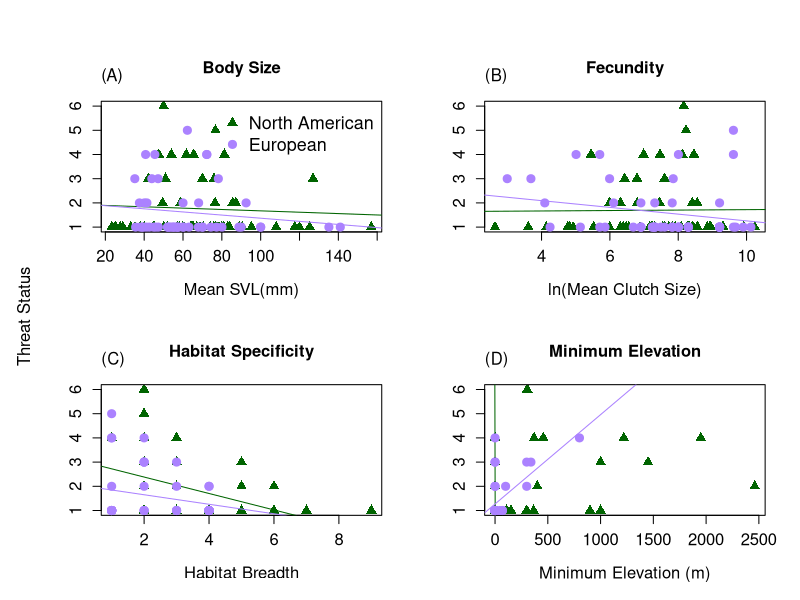
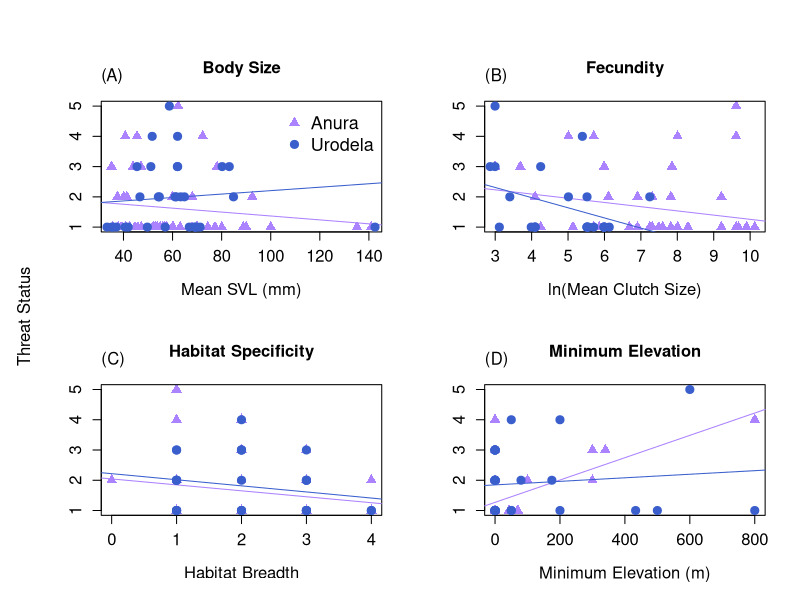

Reproduce these figures in R, in order. (Note: this script raises an error after producing the figures.)
# ENEC 395 Undergraduate Research 
# Alicia Wood
# 3/20/17
# Correlates of Extinction Risk in European and North American Amphibians



### Setting my working directory to the folder where all of my data and code are stored

setwd('~/Desktop/Extinction-Risk')

library(dplyr)
library(tidyr)



### Reading in raw data files

NAfrogs = read.table("NorthAmericanFrogs.txt", header=T, sep = '\t', quote = "\"")
NApaired = read.table("NorthAmericanFrogsPaired.txt", header=T, sep='\t', quote = "\"")
EuroAmphib = read.table("EuropeanAmphibians.txt", header=T, sep = '\t', quote = "\"", 
                        na.strings = "DD")
Taxonomy = read.table("Taxonomy.txt", header=T, sep = '\t', quote = "\"")



### Simplifying and preparing data for analysis

#Creating Habitat Breadth columns in both datasets
EuroAmphib$Forest <- apply(EuroAmphib[,c(123:131)], 1, sum)
EuroAmphib$Forest[EuroAmphib$Forest > 0] <- 1
EuroAmphib$Savanna <- apply(EuroAmphib[,c(132:133)], 1, sum)
EuroAmphib$Savanna[EuroAmphib$Savanna > 0] <- 1
EuroAmphib$Shrubland <- apply(EuroAmphib[,c(134:141)], 1, sum)
EuroAmphib$Shrubland[EuroAmphib$Shrubland > 0] <- 1
EuroAmphib$Grassland <- apply(EuroAmphib[,c(142:148)], 1, sum)
EuroAmphib$Grassland[EuroAmphib$Grassland > 0] <- 1
EuroAmphib$Wetlands <- apply(EuroAmphib[,c(149:164)], 1, sum)
EuroAmphib$Wetlands[EuroAmphib$Wetlands > 0] <- 1
EuroAmphib$RockyAreas[EuroAmphib$Habitat_RockyAreas_inland_cliffs_moutain_peaks == 1] <- 1
EuroAmphib$RockyAreas[EuroAmphib$Habitat_RockyAreas_inland_cliffs_moutain_peaks == 0] <- 0
EuroAmphib$Caves <- apply(EuroAmphib[,c(166:167)], 1, sum)
EuroAmphib$Caves[EuroAmphib$Caves > 0] <- 1
EuroAmphib$Deserts <- apply(EuroAmphib[,c(168:170)], 1, sum)
EuroAmphib$Deserts[EuroAmphib$Deserts > 0] <- 1
EuroAmphib$ArtificialTerrestrial <- apply(EuroAmphib[,c(171:176)], 1, sum)
EuroAmphib$ArtificialTerrestrial[EuroAmphib$ArtificialTerrestrial > 0] <- 1
EuroAmphib$Other[EuroAmphib$Habitat_Other_dunes == 1] <- 1
EuroAmphib$Other[EuroAmphib$Habitat_Other_dunes == 0] <- 0
EuroAmphib$HabitatBreadth <- apply(EuroAmphib[,c(255:264)], 1, sum)
NAfrogs$HabitatBreadth <- apply(NAfrogs[,c(22:33)], 1, sum)

#Condensing mean max and min Clutch Size into 1 mean Clutch Size column for NA dataset
NAfrogs$ClutchSize <- ifelse(is.na(NAfrogs$MeanClutchSize), ifelse(is.na(NAfrogs$MaxClutchSize), 
                      ifelse(is.na(NAfrogs$MinClutchSize), NA, NAfrogs$MinClutchSize),
                      ifelse(is.na(NAfrogs$MinClutchSize), NAfrogs$MaxClutchSize, 
                      rowMeans(NAfrogs[,c("MinClutchSize", "MaxClutchSize")]))), 
                      NAfrogs$MeanClutchSize)

#Simplifying NAfrogs SVL data into 1 Mean SVL column
NAfrogs$SVLunspecified <- ifelse(is.na(NAfrogs$MeanSVL_Unspecified_mm), 
                                 ifelse(is.na(NAfrogs$MaxSVL_Unspecified_mm),
                                        ifelse(is.na(NAfrogs$MinSVL_Unspecified_mm), NA, 
                                               NAfrogs$MinSVL_Unspecified_mm), 
                                        ifelse(is.na(NAfrogs$MinSVL_Unspecified_mm), 
                                               NAfrogs$MaxSVL_Unspecified_mm, 
                                               rowMeans(NAfrogs[,c("MinSVL_Unspecified_mm", 
                                                                   "MaxSVL_Unspecified_mm")]))), 
                                 NAfrogs$MeanSVL_Unspecified_mm)
NAfrogs$SVLfemale <- ifelse(is.na(NAfrogs$MeanSVL_Female_mm), 
                            ifelse(is.na(NAfrogs$MaxSVL_Female_mm), 
                                   ifelse(is.na(NAfrogs$MinSVL_Female_mm), NA, 
                                          NAfrogs$MinSVL_Female_mm), 
                                   ifelse(is.na(NAfrogs$MinSVL_Female_mm), 
                                          NAfrogs$MaxSVL_Female_mm, 
                                          rowMeans(NAfrogs[,c("MinSVL_Female_mm", 
                                                              "MaxSVL_Female_mm")]))), 
                            NAfrogs$MeanSVL_Female_mm)
NAfrogs$SVLmale <- ifelse(is.na(NAfrogs$MeanSVL_Male_mm), 
                          ifelse(is.na(NAfrogs$MaxSVL_Male_mm), 
                                 ifelse(is.na(NAfrogs$MinSVL_Male_mm), NA, 
                                        NAfrogs$MinSVL_Male_mm), 
                                 ifelse(is.na(NAfrogs$MinSVL_Male_mm), NAfrogs$MaxSVL_Male_mm, 
                                        rowMeans(NAfrogs[,c("MinSVL_Male_mm", 
                                                            "MaxSVL_Male_mm")]))), 
                          NAfrogs$MeanSVL_Male_mm)
NAfrogs$SVLMFmean <- rowMeans(NAfrogs[,c("SVLfemale", "SVLmale")])
NAfrogs$SVL <- ifelse(!is.na(NAfrogs$SVLunspecified) & !is.na(NAfrogs$SVLfemale) & 
                        !is.na(NAfrogs$SVLmale), rowMeans(NAfrogs[,c("SVLunspecified", 
                                                                     "SVLMFmean")]), 
                      ifelse(is.na(NAfrogs$SVLunspecified), 
                             ifelse(is.na(NAfrogs$SVLfemale), 
                                    ifelse(is.na(NAfrogs$SVLmale), NA, NAfrogs$SVLmale), 
                                    ifelse(is.na(NAfrogs$SVLmale), NAfrogs$SVLfemale, 
                                           NAfrogs$SVLMFmean)), NAfrogs$SVLunspecified))



### Organizing Threat Data

# Creating Continuous Threat Status Values in European Dataset
EuroAmphib$threat[EuroAmphib$IUCN_Status_LeastConcern == 1] <- 1
EuroAmphib$threat[EuroAmphib$IUCN_Status_NearThreatened == 1] <- 2
EuroAmphib$threat[EuroAmphib$IUCN_Status_Vulnerable == 1] <- 3
EuroAmphib$threat[EuroAmphib$IUCN_Status_Endangered == 1] <- 4
EuroAmphib$threat[EuroAmphib$IUCN_Status_CriticallyEndangered == 1] <- 5
# Creating Threat status ordinal values
threat = data.frame(IUCN_Threat_Status = c('LC', 'NT', 'VU', 'EN', 'CR', 'EW'),
                    threat = 1:6)



### Joining in taxonomy and threat datasets

NAfrogs <- merge(NAfrogs, Taxonomy, by = "SpeciesName") %>% left_join(threat)
EuroAmphib <- merge(EuroAmphib, Taxonomy, by = "SpeciesName")



### Dividing European dataset into Anura and Urodela order datasets

Efrogs <- EuroAmphib[EuroAmphib$Order == 'Anura',]
Esalamanders <- EuroAmphib[EuroAmphib$Order == 'Urodela',]



##### Plots and Linear Models

## North American and European Anura Comparison
pdf('plots/NA_Eur_anura.pdf', height = 8, width = 10)
par(mfrow=c(2,2), oma = c(0,2,2,0), cex.lab = 1.2, cex.axis = 1.2)
# SVL
plot(NAfrogs$SVL, NAfrogs$threat, xlab = "Mean SVL(mm)", ylab = "", 
     main = "Body Size", col = "darkgreen", pch = 17, cex = 1.3)
lm_svl_na = lm(NAfrogs$threat ~ NAfrogs$SVL)
abline(lm_svl_na, col = "darkgreen")
summary(lm_svl_na)
points(Efrogs$SVL_Unspecified_mm, Efrogs$threat, 
       col = "mediumpurple1", pch = 19, cex = 1.3)
lm_svl_e = lm(Efrogs$threat ~ Efrogs$SVL_Unspecified_mm)
abline(lm_svl_e, col = "mediumpurple1")
summary(lm_svl_e)
legend("topright", c("North American", "European"), pch = c(17,19), 
       col = c("darkgreen", "mediumpurple1"), cex = 1.3, bty = "n")
mtext("(A)", 3, adj = 0, line = 1)
# Clutch Size
plot(log(NAfrogs$ClutchSize), NAfrogs$threat, xlab = "ln(Mean Clutch Size)", ylab = "", 
     main = "Fecundity", col = "darkgreen", pch = 17, cex = 1.3)
lm_cs_na = lm(NAfrogs$threat ~ log(NAfrogs$ClutchSize))
abline(lm_cs_na, col = "darkgreen")
summary(lm_cs_na)
points(log(Efrogs$Number_of_eggs_or_offspring), Efrogs$threat, 
       col = "mediumpurple1", pch = 19, cex = 1.3)
lm_cs_e = lm(Efrogs$threat ~ log(Efrogs$Number_of_eggs_or_offspring))
abline(lm_cs_e, col = "mediumpurple1")
summary(lm_cs_e)
mtext("(B)", 3, adj = 0, line = 1)
# Habitat Breadth
plot(NAfrogs$HabitatBreadth, NAfrogs$threat, xlab = "Habitat Breadth", ylab = "", 
     main = "Habitat Specificity", col = "darkgreen", pch = 17, cex = 1.3)
lm_hb_na = lm(NAfrogs$threat ~ NAfrogs$HabitatBreadth)
abline(lm_hb_na, col = "darkgreen")
summary(lm_hb_na)
points(Efrogs$HabitatBreadth, Efrogs$threat, 
       col = "mediumpurple1", pch = 19, cex = 1.3)
lm_hb_e = lm(Efrogs$threat ~ Efrogs$HabitatBreadth)
abline(lm_hb_e, col = "mediumpurple1")
summary(lm_hb_e)
mtext("(C)", 3, adj = 0, line = 1)
# Minimum Elevation
plot(NAfrogs$MinElevation_m, NAfrogs$threat, xlab = "Minimum Elevation (m)", 
     ylab = "", main = "Minimum Elevation", 
     col = "darkgreen", pch = 17, cex = 1.3)
lm_me_na = lm(NAfrogs$threat ~ NAfrogs$MinElevation_m)
abline(lm_me_na, col = "darkgreen")
summary(lm_me_na)
points(Efrogs$Altitude_min, Efrogs$threat, col = "mediumpurple1", pch = 19, cex = 1.3)
lm_me_e = lm(Efrogs$threat ~ Efrogs$Altitude_min)
abline(lm_me_e, col = "mediumpurple1")
summary(lm_me_e)
mtext("(D)", 3, adj = 0, line = 1)
mtext("Threat Status", side = 2, outer = TRUE)
dev.off()

# Multi-Variable Linear Model North American Frogs
Multi_lm_na = lm(NAfrogs$threat ~ NAfrogs$SVL + NAfrogs$ClutchSize + 
                   NAfrogs$HabitatBreadth + NAfrogs$MinElevation_m)
summary(Multi_lm_na)
# Multi-Variable Linear Model European Frogs
Multi_lm_e = lm(Efrogs$threat ~ Efrogs$SVL_Unspecified_mm + 
                  Efrogs$Number_of_eggs_or_offspring + 
                  Efrogs$HabitatBreadth + Efrogs$Altitude_min)
summary(Multi_lm_e)


## European Anura and Urodela Comparison
pdf('plots/EurF_EurS.pdf', height = 8, width = 10)
par(mfrow=c(2,2), oma = c(0,2,2,0), cex.lab = 1.2, cex.axis = 1.2)
# SVL
plot(Efrogs$SVL_Unspecified_mm, Efrogs$threat, xlab = "Mean SVL (mm)", ylab = "", 
     col = "mediumpurple1", main = "Body Size", pch = 17, cex = 1.3)
lm_svl_f = lm(Efrogs$threat ~ Efrogs$SVL_Unspecified_mm)
abline(lm_svl_f, col = "mediumpurple1")
summary(lm_svl_f)
points(Esalamanders$SVL_Unspecified_mm, Esalamanders$threat, 
       col = "royalblue3", pch = 19, cex = 1.3)
lm_svl_s = lm(Esalamanders$threat ~ Esalamanders$SVL_Unspecified_mm)
abline(lm_svl_s, col = "royalblue3")
summary(lm_svl_s)
legend("topright", c("Anura", "Urodela"), pch = c(17,19), 
       col = c("mediumpurple1", "royalblue3"), cex = 1.3, bty = "n")
mtext("(A)", 3, adj = 0, line = 1)
# Clutch Size
plot(log(Efrogs$Number_of_eggs_or_offspring), Efrogs$threat, xlab = "ln(Mean Clutch Size)", 
     ylab = "", col = "mediumpurple1", main = "Fecundity", pch = 17, cex = 1.3)
lm_cs_f = lm(Efrogs$threat ~ log(Efrogs$Number_of_eggs_or_offspring))
abline(lm_cs_f, col = "mediumpurple1")
summary(lm_cs_f)
points(log(Esalamanders$Number_of_eggs_or_offspring), Esalamanders$threat, 
       col = "royalblue3", pch = 19, cex = 1.3)
lm_cs_s = lm(Esalamanders$threat ~ log(Esalamanders$Number_of_eggs_or_offspring))
abline(lm_cs_s, col = "royalblue3")
summary(lm_cs_s)
mtext("(B)", 3, adj = 0, line = 1)
# Habitat Breadth
plot(Efrogs$HabitatBreadth, Efrogs$threat, xlab = "Habitat Breadth", 
     ylab = "", col = "mediumpurple1", main = "Habitat Specificity", pch = 17, cex = 1.3)
lm_hb_f = lm(Efrogs$threat ~ Efrogs$HabitatBreadth)
abline(lm_hb_f, col = "mediumpurple1")
summary(lm_hb_f)
points(Esalamanders$HabitatBreadth, Esalamanders$threat, 
       col = "royalblue3", pch = 19, cex = 1.3)
lm_hb_s = lm(Esalamanders$threat ~ Esalamanders$HabitatBreadth)
abline(lm_hb_s, col = "royalblue3")
summary(lm_hb_s)
mtext("(C)", 3, adj = 0, line = 1)
# Minimum Elevation
plot(Efrogs$Altitude_min, Efrogs$threat, xlab = "Minimum Elevation (m)", 
     ylab = "", col = "mediumpurple1", 
     main = "Minimum Elevation", pch = 17, cex = 1.3)
lm_me_f = lm(Efrogs$threat ~ Efrogs$Altitude_min)
abline(lm_me_f, col = "mediumpurple1")
summary(lm_me_f)
points(Esalamanders$Altitude_min, Esalamanders$threat, 
       col = "royalblue3", pch = 19, cex = 1.3)
lm_me_s = lm(Esalamanders$threat ~ Esalamanders$Altitude_min)
abline(lm_me_s, col = "royalblue3")
summary(lm_me_s)
mtext("(D)", 3, adj = 0, line = 1)
mtext("Threat Status", outer = TRUE, side = 2)
dev.off()

# Multi-Variable Linear Model European Frogs
Multi_lm_e = lm(Efrogs$threat ~ Efrogs$SVL_Unspecified_mm + 
                  Efrogs$Number_of_eggs_or_offspring + 
                  Efrogs$HabitatBreadth + Efrogs$Altitude_min)
summary(Multi_lm_e)
# Multi-Variable Linear Model European Salamanders
Multi_lm_s = lm(Esalamanders$threat ~ Esalamanders$SVL_Unspecified_mm + 
                  Esalamanders$Number_of_eggs_or_offspring + 
                  Esalamanders$HabitatBreadth + 
                  Esalamanders$Altitude_min)
summary(Multi_lm_s)



#### Paired Analysis

#preparing the paired dataset
NApaired$HabitatBreadth1 <- apply(NApaired[,c(24:35)], 1, sum)
NApaired$HabitatBreadth2 <- apply(NApaired[,c(63:74)], 1, sum)

NApaired$ClutchSize1 <- ifelse(is.na(NApaired$MeanClutchSize1), 
                               ifelse(is.na(NApaired$MaxClutchSize1), 
                                      ifelse(is.na(NApaired$MinClutchSize1), NA, 
                                             NApaired$MinClutchSize1), 
                                      ifelse(is.na(NApaired$MinClutchSize1), 
                                             NApaired$MaxClutchSize1, 
                                             rowMeans(NApaired[,c("MinClutchSize1", 
                                                                  "MaxClutchSize1")]))), 
                               NApaired$MeanClutchSize1)
NApaired$ClutchSize2 <- ifelse(is.na(NApaired$MeanClutchSize2), 
                               ifelse(is.na(NApaired$MaxClutchSize2), 
                                      ifelse(is.na(NApaired$MinClutchSize2), NA, 
                                             NApaired$MinClutchSize2), 
                                      ifelse(is.na(NApaired$MinClutchSize2), 
                                             NApaired$MaxClutchSize2, 
                                             rowMeans(NApaired[,c("MinClutchSize2", 
                                                                  "MaxClutchSize2")]))), 
                               NApaired$MeanClutchSize2)

NApaired$SVLunspecified1 <- ifelse(is.na(NApaired$MeanSVL_Unspecified_mm1), 
                                   ifelse(is.na(NApaired$MaxSVL_Unspecified_mm1), 
                                          ifelse(is.na(NApaired$MinSVL_Unspecified_mm1), NA, 
                                                 NApaired$MinSVL_Unspecified_mm1), 
                                          ifelse(is.na(NApaired$MinSVL_Unspecified_mm1), 
                                                 NApaired$MaxSVL_Unspecified_mm1, 
                                                 rowMeans(NApaired[,c("MinSVL_Unspecified_mm1", 
                                                                      "MaxSVL_Unspecified_mm1")]))), 
                                   NApaired$MeanSVL_Unspecified_mm1)
NApaired$SVLfemale1 <- ifelse(is.na(NApaired$MeanSVL_Female_mm1), 
                              ifelse(is.na(NApaired$MaxSVL_Female_mm1), 
                                     ifelse(is.na(NApaired$MinSVL_Female_mm1), NA, 
                                            NApaired$MinSVL_Female_mm1), 
                                     ifelse(is.na(NApaired$MinSVL_Female_mm1), 
                                            NApaired$MaxSVL_Female_mm1, 
                                            rowMeans(NApaired[,c("MinSVL_Female_mm1", 
                                                                 "MaxSVL_Female_mm1")]))), 
                              NApaired$MeanSVL_Female_mm1)
NApaired$SVLmale1 <- ifelse(is.na(NApaired$MeanSVL_Male_mm1), 
                            ifelse(is.na(NApaired$MaxSVL_Male_mm1), 
                                   ifelse(is.na(NApaired$MinSVL_Male_mm1), NA, 
                                          NApaired$MinSVL_Male_mm1), 
                                   ifelse(is.na(NApaired$MinSVL_Male_mm1), 
                                          NApaired$MaxSVL_Male_mm1, 
                                          rowMeans(NApaired[,c("MinSVL_Male_mm1", 
                                                               "MaxSVL_Male_mm1")]))), 
                            NApaired$MeanSVL_Male_mm1)
NApaired$SVLMFmean1 <- rowMeans(NApaired[,c("SVLfemale1", "SVLmale1")])
NApaired$SVL1 <- ifelse(!is.na(NApaired$SVLunspecified1) & !is.na(NApaired$SVLfemale1) & 
                          !is.na(NApaired$SVLmale1),
                        rowMeans(NApaired[,c("SVLunspecified1", "SVLMFmean1")]), 
                        ifelse(is.na(NApaired$SVLunspecified1), 
                               ifelse(is.na(NApaired$SVLfemale1), 
                                      ifelse(is.na(NApaired$SVLmale1), NA, 
                                             NApaired$SVLmale1), 
                                      ifelse(is.na(NApaired$SVLmale1), 
                                             NApaired$SVLfemale1, NApaired$SVLMFmean1)), 
                               NApaired$SVLunspecified1))
NApaired$SVLunspecified2 <- ifelse(is.na(NApaired$MeanSVL_Unspecified_mm2), 
                                   ifelse(is.na(NApaired$MaxSVL_Unspecified_mm2), 
                                          ifelse(is.na(NApaired$MinSVL_Unspecified_mm2), NA, 
                                                 NApaired$MinSVL_Unspecified_mm2), 
                                          ifelse(is.na(NApaired$MinSVL_Unspecified_mm2), 
                                                 NApaired$MaxSVL_Unspecified_mm2, 
                                                 rowMeans(NApaired[,c("MinSVL_Unspecified_mm2", 
                                                                      "MaxSVL_Unspecified_mm2")]))), 
                                   NApaired$MeanSVL_Unspecified_mm2)
NApaired$SVLfemale2 <- ifelse(is.na(NApaired$MeanSVL_Female_mm2), 
                              ifelse(is.na(NApaired$MaxSVL_Female_mm2), 
                                     ifelse(is.na(NApaired$MinSVL_Female_mm2), NA, 
                                            NApaired$MinSVL_Female_mm2), 
                                     ifelse(is.na(NApaired$MinSVL_Female_mm2), 
                                            NApaired$MaxSVL_Female_mm2, 
                                            rowMeans(NApaired[,c("MinSVL_Female_mm2", 
                                                                 "MaxSVL_Female_mm2")]))), 
                              NApaired$MeanSVL_Female_mm2)
NApaired$SVLmale2 <- ifelse(is.na(NApaired$MeanSVL_Male_mm2), 
                            ifelse(is.na(NApaired$MaxSVL_Male_mm2), 
                                   ifelse(is.na(NApaired$MinSVL_Male_mm2), NA, 
                                          NApaired$MinSVL_Male_mm2), 
                                   ifelse(is.na(NApaired$MinSVL_Male_mm2), 
                                          NApaired$MaxSVL_Male_mm2, 
                                          rowMeans(NApaired[,c("MinSVL_Male_mm2", 
                                                               "MaxSVL_Male_mm2")]))), 
                            NApaired$MeanSVL_Male_mm2)
NApaired$SVLMFmean2 <- rowMeans(NApaired[,c("SVLfemale2", "SVLmale2")])
NApaired$SVL2 <- ifelse(!is.na(NApaired$SVLunspecified2) & !is.na(NApaired$SVLfemale2) & 
                          !is.na(NApaired$SVLmale2), 
                        rowMeans(NApaired[,c("SVLunspecified2", "SVLMFmean2")]), 
                        ifelse(is.na(NApaired$SVLunspecified2), 
                               ifelse(is.na(NApaired$SVLfemale2), 
                                      ifelse(is.na(NApaired$SVLmale2), NA, 
                                             NApaired$SVLmale2), 
                                      ifelse(is.na(NApaired$SVLmale2), NApaired$SVLfemale2, 
                                             NApaired$SVLMFmean2)), NApaired$SVLunspecified2))

## Wilcoxon Tests
wilcox.test(NApaired$SVL1, NApaired$SVL2, paired = TRUE)
wilcox.test(NApaired$ClutchSize1, NApaired$ClutchSize2, paired = TRUE)
wilcox.test(NApaired$HabitatBreadth1, NApaired$HabitatBreadth2, paired = TRUE)
wilcox.test(NApaired$MinElevation_m1, NApaired$MinElevation_m2, paired = TRUE)

## Creating Ratio Columns
NApaired$SVLratio = NApaired$SVL1 / NApaired$SVL2
NApaired$ClutchSizeratio = NApaired$ClutchSize1 / NApaired$ClutchSize2
NApaired$HabitatBreadthratio = NApaired$HabitatBreadth1 / NApaired$HabitatBreadth2
NApaired$MinElevationratio = (NApaired$MinElevation_m1 + 1) / (NApaired$MinElevation_m2 + 1)

## Paired Ratio Boxplots
pdf('plots/pairedratio.pdf', height = 8, width = 10)
par(cex.lab = 1.3, cex.axis = 1.2)
boxplot(log(NApaired[, c('SVLratio', 'ClutchSizeratio', 
                     'HabitatBreadthratio', "MinElevationratio")]), 
        names = c("Mean SVL (mm)", "Mean Clutch Size", 
                  "Habitat Breadth", "Minimum Elevation (m)"), 
        ylab = "Log( non-threatened / threatened )")
abline(h=0, col = "blue", cex = 1.2)
text(x=1, y=4, labels = "P = 0.417", cex = 1.3)
text(x=2, y=4, labels = "P = 0.073", cex = 1.3)
text(x=3, y=4, labels = "P = 0.023", cex = 1.3)
text(x=4, y=4, labels = "P = 0.018", cex = 1.3)
dev.off()
